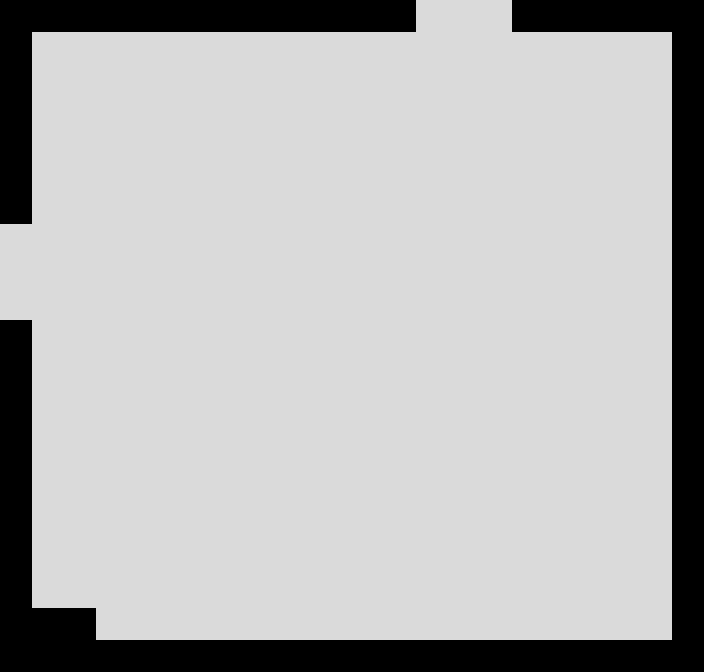

A 2D game scene composited from a Tiled map and its tileset images. What follows is a short description and the map's XML, with each tile layer's data collapsed to a summary:
An orthogonal 22x21 tile map with 32x32 px tiles, 1 tile layer (map) and 2 objects (2x Door).

<map version="1.0" orientation="orthogonal" width="22" height="21" tilewidth="32" tileheight="32">
 <tileset firstgid="1" name="BlackAndWhite" tilewidth="32" tileheight="32">
  <image source="../../img/tiles/BlackAndWhite.png" width="320" height="32" />
  <tile id="0">
   <properties>
    <property name="solid" value="true" />
   </properties>
  </tile>
  <tile id="9">
   <properties>
    <property name="solid" value="false" />
   </properties>
  </tile>
 </tileset>
 <layer name="map" width="22" height="21">
  <data>[462 cells, 462 non-empty, 2 distinct tile ids]</data>
 </layer>
 <objectgroup name="objects" width="22" height="21">
  <object name="Door" x="0" y="224" width="32" height="96">
   <properties>
    <property name="to" value="forest1, 18, 5" />
   </properties>
  </object>
  <object name="Door" x="416" y="0" width="96" height="32">
   <properties>
    <property name="to" value="forest3, 11, 19" />
   </properties>
  </object>
 </objectgroup>
</map>
